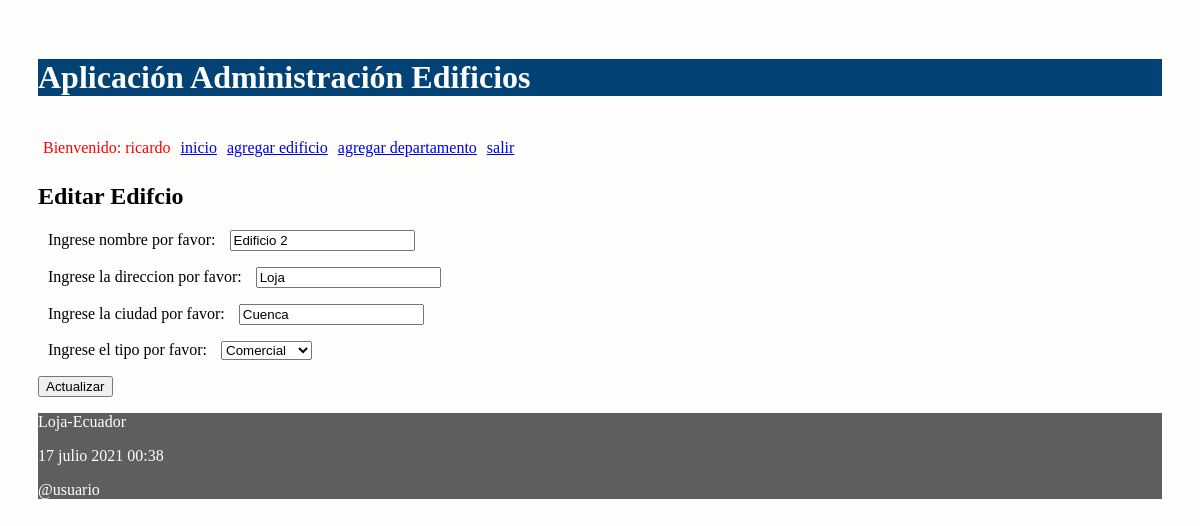
/editar_edificio/5 (signed in), run on the app's committed database.
### administrativo/models.py (models this page shows, shortened)
class Edificio(models.Model):
    nombre = models.CharField("Nombre de edificio", max_length=30)
    direccion = models.CharField("Direccion", max_length=30)
    ciudad = models.CharField("Ciudad", max_length=30)
    tipo_opciones = (
        ('residencial', 'Residencial'),
        ('comercial', 'Comercial'),
        )
    tipo = models.CharField(max_length=12, choices=tipo_opciones)

### administrativo/views.py (the view)
# urls.py: path('editar_edificio/<int:id>', views.editar_edificio,
@login_required(login_url='/entrando/login/')
def editar_edificio(request, id):
    edificio = Edificio.objects.get(pk=id)
    if request.method=='POST':
        formulario = EdificioForm(request.POST, instance=edificio)
        print(formulario.errors)
        if formulario.is_valid():
            formulario.save()
            return redirect(index)
    else:
        formulario = EdificioForm(instance=edificio)
    diccionario = {'formulario': formulario}
    return render(request, 'editarEdificio.html', diccionario)

### administrativo/forms.py (shortened to what this page needs)
class EdificioForm(ModelForm):
    class Meta:
        model = Edificio
        fields = ['nombre', 'direccion', 'ciudad', 'tipo']
        labels = {
            'nombre': _('Ingrese nombre por favor'),
            'direccion': _('Ingrese la direccion por favor'),
            'ciudad': _('Ingrese la ciudad por favor'),
            'tipo': _('Ingrese el tipo por favor'),
        }

### administrativo/templates/editarEdificio.html (shortened to what this page needs)
{% extends "master.html" %}
{% block content %}
<h2>Editar Edifcio</h3>
<form action="" method="post">
  {{formulario.as_p}}
  <p><input type='submit' value='Actualizar'/></p>
</form>
{% endblock %}

### administrativo/templates/master.html (shortened to what this page needs)
<!DOCTYPE html>
<html>
  <head>
    {% load static %}
    <link rel="stylesheet" type="text/css" href="{% static 'css/estilos.css' %}">
    <link rel="stylesheet" type="text/css" href="https://cdn.datatables.net/1.10.25/css/jquery.dataTables.min.css">
  </head>
  {% load account %}
  <body>
  <header>
    <h1>Aplicación Administración Edificios </h1>
    <nav class="top_menu">
      <ul>
        {% if user.is_authenticated %}
          <li> <span class="nombre_usuario"> Bienvenido: {{user.username}} </span></li>
        {% endif %}
        <li><a href="{% url 'index' %}">inicio</a></li>
        <li><a href="{% url 'crear_edificio' %}">agregar edificio</a></li>
        <li><a href="{% url 'crear_departamento' %}">agregar departamento</a></li>
        {% if user.is_authenticated %}
          <li><a href="{% url 'logout_view' %}">salir</a></li>
        {% else %}
          <li>[<a href="{% url 'login' %}">ingresar</a>]</li>
        {% endif %}
      </ul>
    </nav>
  </header>
  <section>
      {% block content %}{% endblock %}
  </section>
  {% include 'footer.html' %}
  </body>
</html>

### administrativo/static/css/estilos.css (style rules this page uses)
body { background: #FEFEFD; padding: 30px; }
header { background: #034275; color: rgb(255, 255, 255); }
.nombre_usuario { color: red; }
section { width: 100%; }
label { padding: 12px 10px; }
.top_menu ul { list-style:none; float:left; padding: 5px; width:95%; }
.top_menu ul li { float:left; margin-right:10px; margin-bottom:5px; text: #FFF; }

### data on the page
Edificio: nombre "Edificio 2", direccion "Loja", ciudad "Cuenca", tipo "Comercial"

### other printed values
{{ user.username }} "ricardo"
